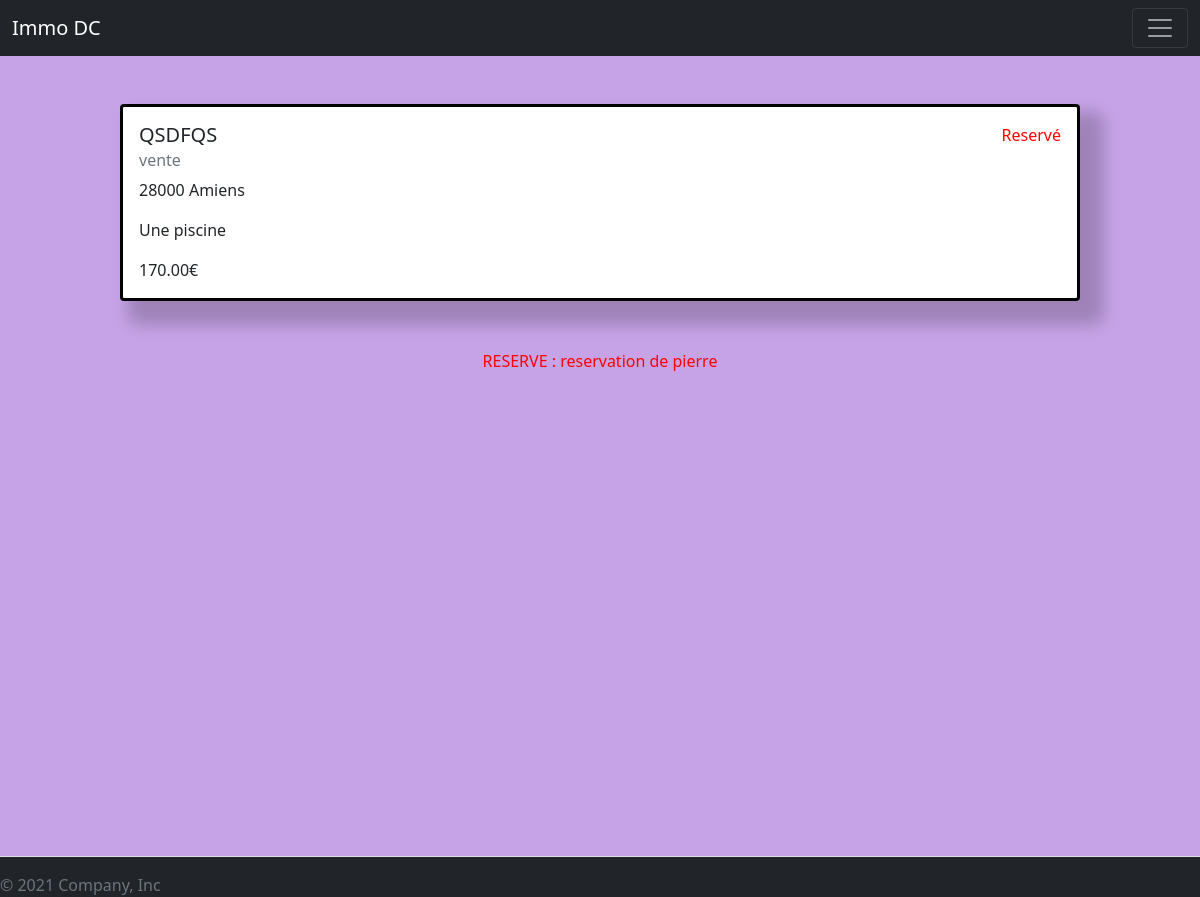
The page /consultAdvert.php?id=1 on the database its author committed.
### tables this page shows
CREATE TABLE IF NOT EXISTS `advert` (
  `id` int(11) NOT NULL AUTO_INCREMENT,
  `title` varchar(50) NOT NULL,
  `description` varchar(200) NOT NULL,
  `postal_code` char(5) NOT NULL,
  `city` varchar(30) NOT NULL,
  `type` varchar(30) NOT NULL,
  `price` decimal(20,2) NOT NULL,
  `reservation_message` varchar(200) DEFAULT NULL,
  PRIMARY KEY (`id`)
);

### model/database.php (called while the page is built, shortened)
<?php
class database {
    private static $instance;
    private $type = 'mysql';
    private $host = '127.0.0.1';
    private $dbname = 'wf3_php_intermediaire_florian';
    private $username = 'root';
    private $password = '';
    private $dbh;
    private function __construct() {
        try {
            $this->dbh = new PDO(
                $this->type . ':host=' . $this->host . '; port=3306; dbname=' . $this->dbname,
                $this->username,
                $this->password,
                array(PDO::ATTR_ERRMODE => PDO::ERRMODE_EXCEPTION)
            );
        } catch (PDOException $e) {
            echo 'Erreur' . $e->getMessage();
            die();
        }
    }
    public static function getInstance() {
        if (!self::$instance instanceof self) {
            self::$instance = new self;
        }
        return self::$instance;
    }
    public function getDbh() {
        return $this->dbh;
    }
}

### model/advert.php (called while the page is built, shortened)
<?php
include_once 'database.php';
class advert extends database {
    private $db;
    public $id ="";
    public function __construct(){
        $db = database::getInstance();
        $this->db = $db->getDbh();
    }
    public function getAdvert(){
        $request = 'SELECT id,title,description,postal_code,city,type,price,reservation_message FROM advert WHERE id=:id';
        $statement = $this->db->prepare($request);
        $statement->bindValue(':id', $this->id, PDO::PARAM_INT);
        $statement->execute();
        return $statement->fetch(PDO::FETCH_ASSOC);
    }
}

### controller/advert_controller.php (called while the page is built, shortened)
<?php
$advert = new advert();
if(isset($_GET['id'])){
    $advert->id = $_GET['id'];
    $advertInfo = $advert->getAdvert();
}
?>

### consultAdvert.php (the view)
<?php
include_once 'components/doctype.php';
include_once 'components/navbar.php';
include_once 'model/advert.php';
include_once 'controller/advert_controller.php';
?>
<main>
    <div class="d-flex flex-column align-items-center">
        <div class="card mt-5 mb-5" style="width: 80%;">
            <div class="card-body">
                <div class="d-flex justify-content-between">
                <h5 class="card-title titleAdvert"><?= $advertInfo['title']?></h5>
                <p class="card-text textred"><?= isset($advertInfo['reservation_message']) ? "Reservé" : '' ?> </p>
                </div>
                <h6 class="card-subtitle mb-2 text-muted"><?= $advertInfo['type']?></h6>
                <p class="card-text"><?= $advertInfo['postal_code']." ".$advertInfo['city']?></p>
                <p class="card-text"><?= $advertInfo['description']?></p>
                <p class="card-text"><?= $advertInfo['price']."€"?></p>
            </div>
        </div>
        <p class="textred"><?= isset($advertInfo['reservation_message']) ? "RESERVE :"." ".$advertInfo['reservation_message'] : '<form method="post" class="mb-5">
                <label for="reservation">Vos Informations :</label>
                <input type="textarea" name="reservation_message">
                <button type="submit" name="reservebtn" class="btn btn-success">Je reserve</button>
            </form>' ?></p>
    </div>
</main>
<?php
include_once 'components/footer.php';
?>

### assets/css/style.css (style rules this page uses)
* { margin: 0; padding: 0; box-sizing: border-box; }
.textred { color: red; }
.titleAdvert { text-transform:uppercase; }
main { min-height: 100vh; background-color: rgb(198, 163, 231); }
.card { border: solid; border-color: black; border-width: 0.2rem; box-shadow: 1rem 1rem 1rem 0.5rem rgba(0, 0, 0, 0.2); }

### rows shown on the page
advert: title "QSDFQS", type "vente", postal_code "28000", city "Amiens", description "Une piscine", price "170.00", reservation_message "reservation de pierre"
